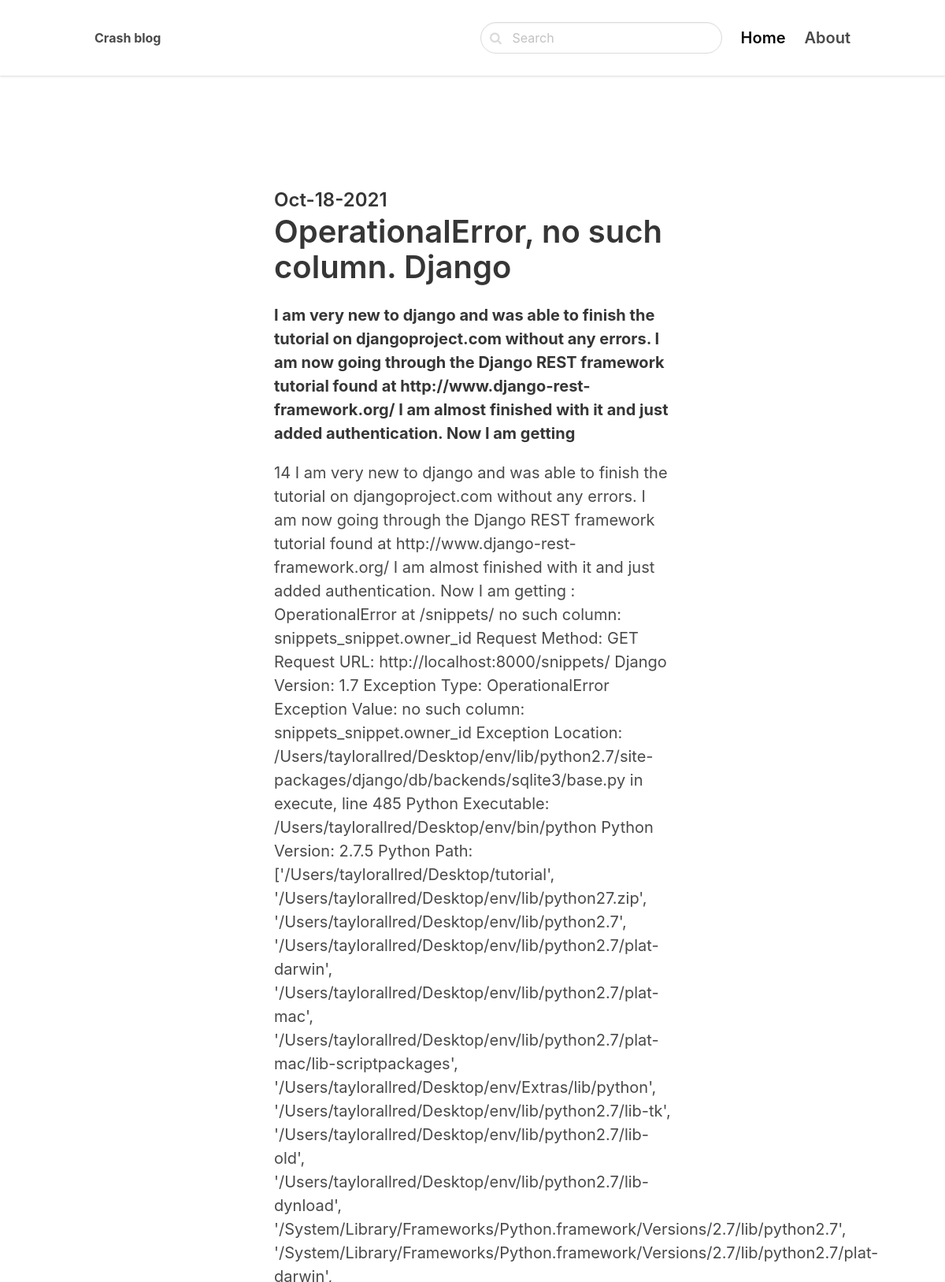
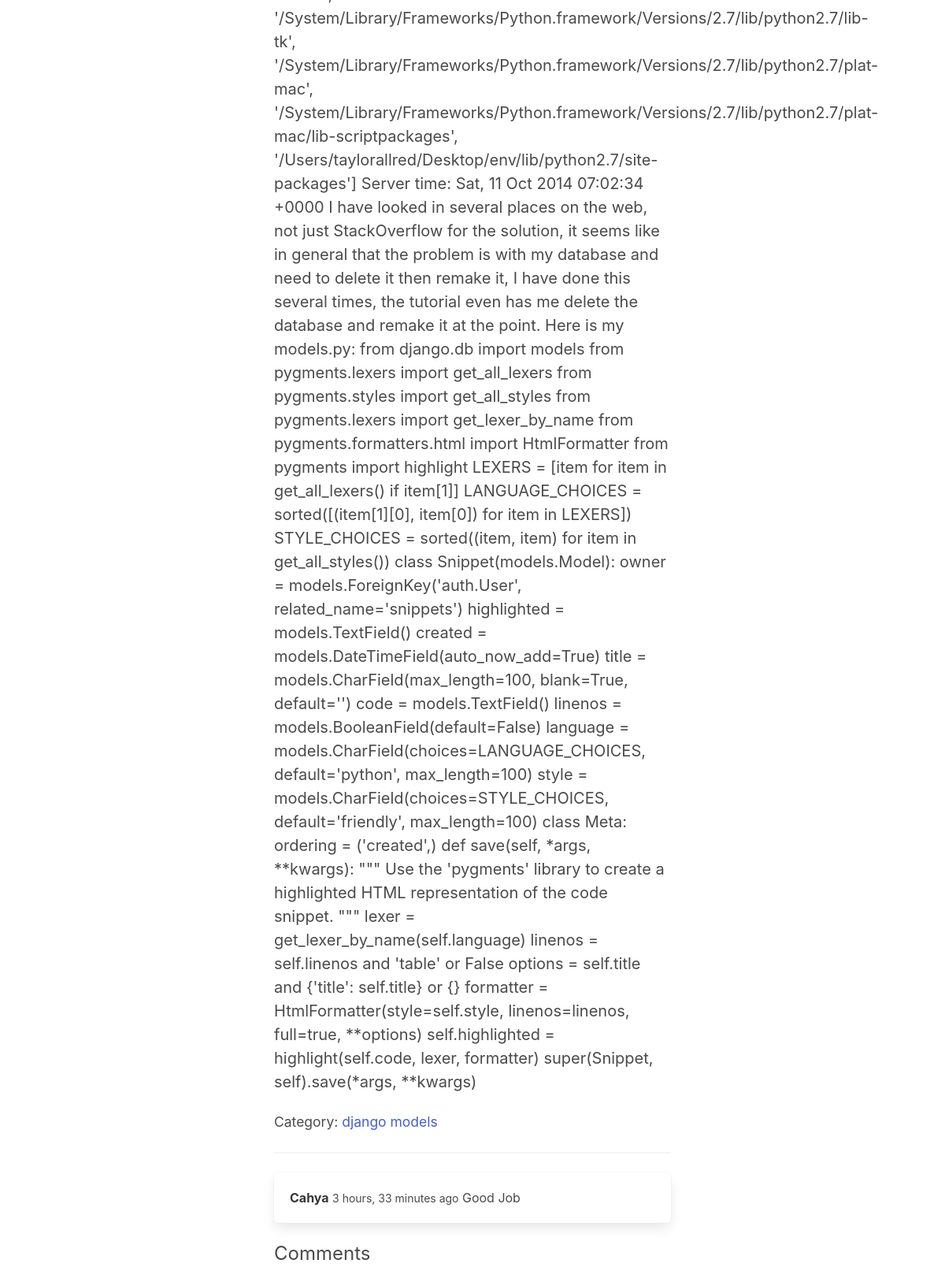
/django-models/column-django/ (upper part), run on the app's committed database (2 pictures, top to bottom).
### blog/models.py (models this page shows, shortened)
class Post(models.Model):
    ACTIVE = 'active'
    DRAFT = 'draft'
    CHOICES_STATUS = (
        (ACTIVE, 'Active'),
        (DRAFT, 'Draft')
    )
    category = models.ForeignKey(Category, related_name = 'posts', on_delete = models.CASCADE)
    title = models.CharField(max_length=255)
    slug = models.SlugField()
    intro = models.TextField()
    body = models.TextField()
    created_at = models.DateTimeField(auto_now_add=True)
    status = models.CharField(max_length=10, choices=CHOICES_STATUS, default=ACTIVE)
    class meta:
        ordering = ('-created_at',)

class Category(models.Model):
    title = models.CharField(max_length=255)
    slug = models.SlugField()
    class Meta:
        ordering = ('title',)
        verbose_name_plural = 'Categories'
    def __str__(self):
        return self.title

class Comment(models.Model):
    post = models.ForeignKey(Post, related_name='comments', on_delete=models.CASCADE)
    name = models.CharField(max_length=255)
    email = models.EmailField()
    body = models.TextField()
    created_at = models.DateTimeField(auto_now_add=True)

### blog/views.py (the view)
# urls.py: path('<slug:category_slug>/<slug:slug>/', detail, name='post_detail'),
def detail(request, category_slug, slug):
    post = get_object_or_404(Post, slug=slug, status=Post.ACTIVE)
    if request.method == 'POST':
        form = CommentForm(request.POST)
        if form.is_valid():
            comment = form.save(commit=False)
            comment.post = post
            comment.save()
            return redirect('post_detail', slug=slug)
    else:
        form = CommentForm()
    return render(request, 'blog/detail.html', {'post': post, 'form': form})

### blog/forms.py
class CommentForm(forms.ModelForm):
    class Meta:
        model = Comment
        fields = ('name', 'email', 'body')

### blog/templates/blog/detail.html (shortened to what this page needs)
{% extends 'core/base.html' %}
{% block content %}
    <section class="hero ">
        <div class="hero-body">
      	    <div class="container">
                <section class="section">
                    <div class="columns">
                        <div class="column is-8 is-offset-2">
                            <div class="content is-medium">
                                <h2 class="subtitle is-4">{{ post.created_at|date:'M-d-Y' }}</h2>
                                <h1 class="title">{{ post.title }}</h1>
                                <p><strong>{{ post.intro }}</strong></p>
                                <p> {{ post.body }}</p>
                                <p><small>Category: <a href="{% url 'category_detail' post.category.slug %}">{{ post.category }}</a></small></p>
                            </div>
                            <hr>
                            {% for comment in post.comments.all %}
                                <article class='media box'>
                                    <div class='media-content'>
                                        <strong>{{ comment.name }}</strong> <small>{{ comment.created_at|timesince }} ago</small>
                                        {{ comment.body }}
                                    </div>
                                </article>
                            {% endfor %}
                            <h2 class='subtitle is-4'>Comments</h2>
                        </div>
                    </div>
                </section>
      	    </div>
        </div>
    </section>
{% endblock %}

### data on the page
Post: created_at "Oct-18-2021", title "OperationalError, no such column. Django", intro "I am very new to django and was able to finish the tutorial on djangoproject.com without any errors. I am now going through the Django REST framework tutorial found at http://www.django-rest-framework.org/ I am almost finished with it and just added authentication. Now I am getting", body "14 I am very new to django and was able to finish the tutorial on djangoproject.com without any errors. I am now going through the Django REST framework tutorial found at http://www.django-rest-framework.org/ I am almost finished with it and just added authentication. Now I am getting : OperationalError at /snippets/ no such column: snippets_snippet.owner_id Request Method: GET Request URL: http://localhost:8000/snippets/ Django Version: 1.7 Exception Type: OperationalError Exception Value: no such column: snippets_snippet.owner_id Exception Location: /Users/taylorallred/Desktop/env/lib/python2.7/site-packages/django/db/backends/sqlite3/base.py in execute, line 485 Python Executable:…", category "django models"
Comment: name "Cahya", created_at "3 hours, 33 minutes", body "Good Job"
